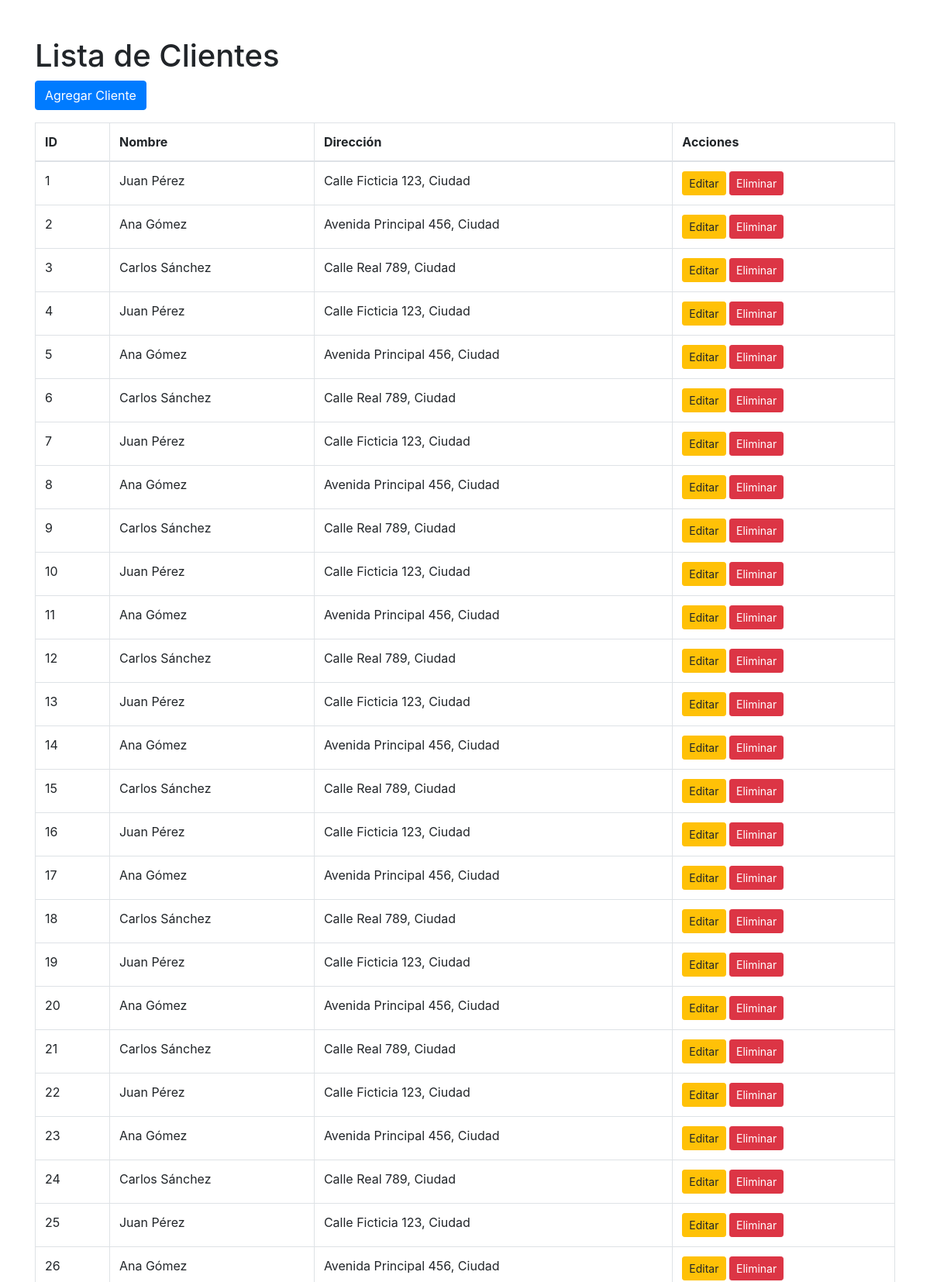
The page / (upper part) on the database its author committed.
### tables this page shows
CREATE TABLE `clientes` (
  `id_cliente` int NOT NULL AUTO_INCREMENT,
  `nombre_cliente` varchar(100) NOT NULL,
  `direccion` varchar(255) DEFAULT NULL,
  `telefono` varchar(20) DEFAULT NULL,
  `correo_electronico` varchar(100) DEFAULT NULL,
  `cedula` varchar(45) DEFAULT NULL,
  `fecha_registro` timestamp NOT NULL,
  PRIMARY KEY (`id_cliente`),
  UNIQUE KEY `cedula_UNIQUE` (`cedula`)
);

### controllers/ClienteController.php (called while the page is built, shortened)
<?php
require_once 'd:\proyecto\Deintec\models\Cliente.php';
class ClienteController {
    public function index() {
        $clientes = Cliente::obtenerTodos();
        require 'd:\proyecto\Deintec\views\clientes\index.php';
    }
}
?>

### models/Cliente.php (called while the page is built, shortened)
<?php
require_once 'd:\proyecto\Deintec\conexion.php';
class Cliente {
    public static function obtenerTodos() {
        global $conexion;
        $resultado = $conexion->query("SELECT * FROM clientes");
        return $resultado->fetch_all(MYSQLI_ASSOC);
    }
}
?>

### views/clientes/index.php (the view, shortened to what this page needs)
<!DOCTYPE html>
<html lang="en">
<head>
    <link href="https://stackpath.bootstrapcdn.com/bootstrap/4.5.2/css/bootstrap.min.css" rel="stylesheet">
</head>
<body>
    <div class="container mt-5">
        <h1>Lista de Clientes</h1>
        <a href="index.php?action=create" class="btn btn-primary mb-3">Agregar Cliente</a>
        <table class="table table-bordered">
            <thead>
                <tr>
                    <th>ID</th>
                    <th>Nombre</th>
                    <th>Dirección</th>
                    <th>Acciones</th>
                </tr>
            </thead>
            <tbody>
                <?php foreach ($clientes as $cliente): ?>
                <tr>
                    <td><?= $cliente['id_cliente'] ?></td>
                    <td><?= $cliente['nombre_cliente'] ?></td>
                    <td><?= $cliente['direccion'] ?></td>
                    <td>
                        <a href="index.php?action=edit&id=<?= $cliente['id_cliente'] ?>" class="btn btn-warning btn-sm">Editar</a>
                        <a href="index.php?action=delete&id=<?= $cliente['id_cliente'] ?>" class="btn btn-danger btn-sm">Eliminar</a>
                    </td>
                </tr>
                <?php endforeach; ?>
            </tbody>
        </table>
    </div>
</body>
</html>

### index.php
<?php
require_once 'controllers\ClienteController.php';
$action = $_GET['action'] ?? 'index';
$id = $_GET['id'] ?? null;
$controller = new ClienteController();
if ($action === 'create') {
    $controller->create();
} elseif ($action === 'edit' && $id) {
    $controller->edit($id);
} elseif ($action === 'delete' && $id) {
    $controller->delete($id);
} else {
    $controller->index();
}
?>

### rows shown on the page
clientes: id_cliente "1", nombre_cliente "Juan Pérez", direccion "Calle Ficticia 123, Ciudad"
clientes: id_cliente "2", nombre_cliente "Ana Gómez", direccion "Avenida Principal 456, Ciudad"
clientes: id_cliente "3", nombre_cliente "Carlos Sánchez", direccion "Calle Real 789, Ciudad"
clientes: id_cliente "4", nombre_cliente "Juan Pérez", direccion "Calle Ficticia 123, Ciudad"
clientes: id_cliente "5", nombre_cliente "Ana Gómez", direccion "Avenida Principal 456, Ciudad"
clientes: id_cliente "6", nombre_cliente "Carlos Sánchez", direccion "Calle Real 789, Ciudad"
clientes: id_cliente "7", nombre_cliente "Juan Pérez", direccion "Calle Ficticia 123, Ciudad"
clientes: id_cliente "8", nombre_cliente "Ana Gómez", direccion "Avenida Principal 456, Ciudad"
clientes: id_cliente "9", nombre_cliente "Carlos Sánchez", direccion "Calle Real 789, Ciudad"
clientes: id_cliente "10", nombre_cliente "Juan Pérez", direccion "Calle Ficticia 123, Ciudad"
clientes: id_cliente "11", nombre_cliente "Ana Gómez", direccion "Avenida Principal 456, Ciudad"
clientes: id_cliente "12", nombre_cliente "Carlos Sánchez", direccion "Calle Real 789, Ciudad"
clientes: id_cliente "13", nombre_cliente "Juan Pérez", direccion "Calle Ficticia 123, Ciudad"
clientes: id_cliente "14", nombre_cliente "Ana Gómez", direccion "Avenida Principal 456, Ciudad"
clientes: id_cliente "15", nombre_cliente "Carlos Sánchez", direccion "Calle Real 789, Ciudad"
clientes: id_cliente "16", nombre_cliente "Juan Pérez", direccion "Calle Ficticia 123, Ciudad"
clientes: id_cliente "17", nombre_cliente "Ana Gómez", direccion "Avenida Principal 456, Ciudad"
clientes: id_cliente "18", nombre_cliente "Carlos Sánchez", direccion "Calle Real 789, Ciudad"
clientes: id_cliente "19", nombre_cliente "Juan Pérez", direccion "Calle Ficticia 123, Ciudad"
clientes: id_cliente "20", nombre_cliente "Ana Gómez", direccion "Avenida Principal 456, Ciudad"
clientes: id_cliente "21", nombre_cliente "Carlos Sánchez", direccion "Calle Real 789, Ciudad"
clientes: id_cliente "22", nombre_cliente "Juan Pérez", direccion "Calle Ficticia 123, Ciudad"
clientes: id_cliente "23", nombre_cliente "Ana Gómez", direccion "Avenida Principal 456, Ciudad"
clientes: id_cliente "24", nombre_cliente "Carlos Sánchez", direccion "Calle Real 789, Ciudad"
clientes: id_cliente "25", nombre_cliente "Juan Pérez", direccion "Calle Ficticia 123, Ciudad"
clientes: id_cliente "26", nombre_cliente "Ana Gómez", direccion "Avenida Principal 456, Ciudad"
